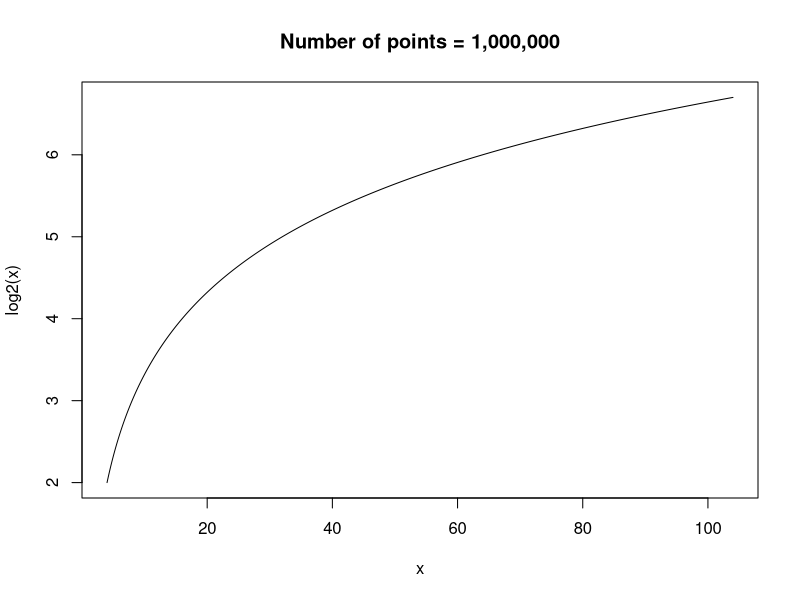

Here is the R script that generated this plot:
#log2(x)
n <- 10^6


x <- c(1:n)
x <- x/10^4
x <- x + 4 
y <- log2(x)


plot(y~x, type = "l", xlab = "x", ylab = "log2(x)", main = "Number of points = 1,000,000")